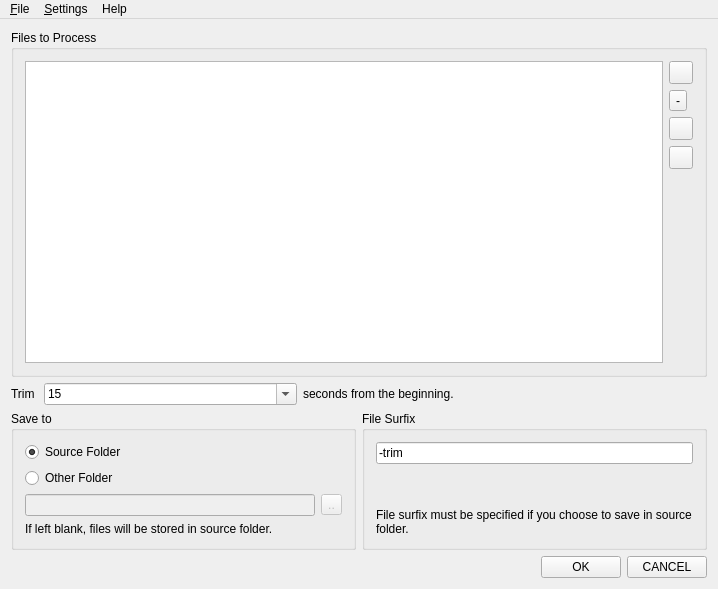
<?xml version="1.0" encoding="UTF-8"?>
<ui version="4.0">
 <class>MainWindow</class>
 <widget class="QMainWindow" name="MainWindow">
  <property name="geometry">
   <rect>
    <x>0</x>
    <y>0</y>
    <width>718</width>
    <height>589</height>
   </rect>
  </property>
  <property name="acceptDrops">
   <bool>true</bool>
  </property>
  <property name="windowTitle">
   <string>TrimStart</string>
  </property>
  <widget class="QWidget" name="centralWidget">
   <layout class="QVBoxLayout" name="verticalLayout_4">
    <item>
     <widget class="QGroupBox" name="groupBox_2">
      <property name="title">
       <string>Files to Process</string>
      </property>
      <layout class="QHBoxLayout" name="horizontalLayout_5">
       <item>
        <layout class="QHBoxLayout" name="horizontalLayout_4">
         <item>
          <widget class="QListWidget" name="listWidget_files">
           <property name="acceptDrops">
            <bool>true</bool>
           </property>
           <property name="dragDropMode">
            <enum>QAbstractItemView::DropOnly</enum>
           </property>
           <property name="selectionMode">
            <enum>QAbstractItemView::MultiSelection</enum>
           </property>
          </widget>
         </item>
         <item>
          <layout class="QGridLayout" name="gridLayout_2">
           <item row="0" column="0">
            <widget class="QToolButton" name="btn_add_file">
             <property name="toolTip">
              <string>&lt;html&gt;&lt;head/&gt;&lt;body&gt;&lt;p&gt;Add Media Files&lt;/p&gt;&lt;/body&gt;&lt;/html&gt;</string>
             </property>
             <property name="text">
              <string/>
             </property>
             <property name="icon">
              <iconset resource="resource.qrc">
               <normaloff>:/ic/res/icon/ic_add_black_48dp.png</normaloff>:/ic/res/icon/ic_add_black_48dp.png</iconset>
             </property>
            </widget>
           </item>
           <item row="4" column="0">
            <spacer name="verticalSpacer">
             <property name="orientation">
              <enum>Qt::Vertical</enum>
             </property>
             <property name="sizeHint" stdset="0">
              <size>
               <width>20</width>
               <height>40</height>
              </size>
             </property>
            </spacer>
           </item>
           <item row="1" column="0">
            <widget class="QToolButton" name="btn_remove_file">
             <property name="toolTip">
              <string>&lt;html&gt;&lt;head/&gt;&lt;body&gt;&lt;p&gt;Remove Selected Entries&lt;/p&gt;&lt;/body&gt;&lt;/html&gt;</string>
             </property>
             <property name="text">
              <string>-</string>
             </property>
             <property name="icon">
              <iconset resource="resource.qrc">
               <normaloff>:/ic/res/icon/ic_remove_black_48dp.png</normaloff>:/ic/res/icon/ic_remove_black_48dp.png</iconset>
             </property>
            </widget>
           </item>
           <item row="2" column="0">
            <widget class="QToolButton" name="btn_selectAll">
             <property name="toolTip">
              <string>&lt;html&gt;&lt;head/&gt;&lt;body&gt;&lt;p&gt;Select All&lt;/p&gt;&lt;/body&gt;&lt;/html&gt;</string>
             </property>
             <property name="text">
              <string/>
             </property>
             <property name="icon">
              <iconset resource="resource.qrc">
               <normaloff>:/ic/res/icon/ic_border_all_black_48dp.png</normaloff>:/ic/res/icon/ic_border_all_black_48dp.png</iconset>
             </property>
            </widget>
           </item>
           <item row="3" column="0">
            <widget class="QToolButton" name="btn_selectNone">
             <property name="toolTip">
              <string>&lt;html&gt;&lt;head/&gt;&lt;body&gt;&lt;p&gt;Clear Selection&lt;/p&gt;&lt;/body&gt;&lt;/html&gt;</string>
             </property>
             <property name="text">
              <string/>
             </property>
             <property name="icon">
              <iconset resource="resource.qrc">
               <normaloff>:/ic/res/icon/ic_border_clear_black_48dp.png</normaloff>:/ic/res/icon/ic_border_clear_black_48dp.png</iconset>
             </property>
            </widget>
           </item>
          </layout>
         </item>
        </layout>
       </item>
      </layout>
     </widget>
    </item>
    <item>
     <layout class="QHBoxLayout" name="horizontalLayout">
      <item>
       <widget class="QLabel" name="label_2">
        <property name="text">
         <string>Trim </string>
        </property>
       </widget>
      </item>
      <item>
       <widget class="QComboBox" name="comboBox_secends_to_trim">
        <property name="sizePolicy">
         <sizepolicy hsizetype="Expanding" vsizetype="Fixed">
          <horstretch>0</horstretch>
          <verstretch>0</verstretch>
         </sizepolicy>
        </property>
        <property name="minimumSize">
         <size>
          <width>80</width>
          <height>0</height>
         </size>
        </property>
        <property name="editable">
         <bool>true</bool>
        </property>
        <item>
         <property name="text">
          <string>15</string>
         </property>
        </item>
        <item>
         <property name="text">
          <string>30</string>
         </property>
        </item>
       </widget>
      </item>
      <item>
       <widget class="QLabel" name="label_3">
        <property name="text">
         <string>seconds from the beginning.</string>
        </property>
       </widget>
      </item>
      <item>
       <spacer name="horizontalSpacer">
        <property name="orientation">
         <enum>Qt::Horizontal</enum>
        </property>
        <property name="sizeHint" stdset="0">
         <size>
          <width>40</width>
          <height>20</height>
         </size>
        </property>
       </spacer>
      </item>
     </layout>
    </item>
    <item>
     <layout class="QHBoxLayout" name="horizontalLayout_6">
      <item>
       <widget class="QGroupBox" name="groupBox">
        <property name="title">
         <string>Save to</string>
        </property>
        <layout class="QVBoxLayout" name="verticalLayout_2">
         <item>
          <layout class="QVBoxLayout" name="verticalLayout">
           <item>
            <widget class="QRadioButton" name="radio_original_folder">
             <property name="text">
              <string>Source Folder</string>
             </property>
             <property name="checked">
              <bool>true</bool>
             </property>
            </widget>
           </item>
           <item>
            <widget class="QRadioButton" name="radio_other_folder">
             <property name="text">
              <string>Other Folder</string>
             </property>
            </widget>
           </item>
           <item>
            <layout class="QHBoxLayout" name="horizontalLayout_2">
             <item>
              <widget class="QLineEdit" name="lineedit_folder_path">
               <property name="enabled">
                <bool>false</bool>
               </property>
              </widget>
             </item>
             <item>
              <widget class="QToolButton" name="btn_choose_path">
               <property name="enabled">
                <bool>false</bool>
               </property>
               <property name="text">
                <string>..</string>
               </property>
              </widget>
             </item>
            </layout>
           </item>
           <item>
            <widget class="QLabel" name="label">
             <property name="text">
              <string>If left blank, files will be stored in source folder.</string>
             </property>
             <property name="wordWrap">
              <bool>true</bool>
             </property>
            </widget>
           </item>
          </layout>
         </item>
        </layout>
       </widget>
      </item>
      <item>
       <widget class="QGroupBox" name="groupBox_3">
        <property name="title">
         <string>File Surfix</string>
        </property>
        <layout class="QVBoxLayout" name="verticalLayout_3">
         <item>
          <widget class="QLineEdit" name="lineEdit_file_surfix">
           <property name="text">
            <string>-trim</string>
           </property>
          </widget>
         </item>
         <item>
          <widget class="QLabel" name="label_4">
           <property name="sizePolicy">
            <sizepolicy hsizetype="Preferred" vsizetype="Preferred">
             <horstretch>0</horstretch>
             <verstretch>0</verstretch>
            </sizepolicy>
           </property>
           <property name="text">
            <string>File surfix must be specified if you choose to save in source folder.</string>
           </property>
           <property name="alignment">
            <set>Qt::AlignBottom|Qt::AlignLeading|Qt::AlignLeft</set>
           </property>
           <property name="wordWrap">
            <bool>true</bool>
           </property>
          </widget>
         </item>
        </layout>
       </widget>
      </item>
     </layout>
    </item>
    <item>
     <layout class="QHBoxLayout" name="horizontalLayout_3">
      <item>
       <spacer name="horizontalSpacer_2">
        <property name="orientation">
         <enum>Qt::Horizontal</enum>
        </property>
        <property name="sizeHint" stdset="0">
         <size>
          <width>40</width>
          <height>20</height>
         </size>
        </property>
       </spacer>
      </item>
      <item>
       <widget class="QPushButton" name="btn_ok">
        <property name="text">
         <string>OK</string>
        </property>
       </widget>
      </item>
      <item>
       <widget class="QPushButton" name="btn_cancel">
        <property name="text">
         <string>CANCEL</string>
        </property>
       </widget>
      </item>
     </layout>
    </item>
   </layout>
  </widget>
  <widget class="QMenuBar" name="menuBar">
   <property name="geometry">
    <rect>
     <x>0</x>
     <y>0</y>
     <width>718</width>
     <height>25</height>
    </rect>
   </property>
   <widget class="QMenu" name="menuFile">
    <property name="title">
     <string>&amp;File</string>
    </property>
    <addaction name="actionAdd_Files"/>
    <addaction name="actionRemove"/>
    <addaction name="separator"/>
    <addaction name="actionExit_2"/>
   </widget>
   <widget class="QMenu" name="menuConfig">
    <property name="title">
     <string>&amp;Settings</string>
    </property>
    <addaction name="actionLocate_ffmpeg_exe"/>
    <addaction name="separator"/>
    <addaction name="actionGet_ffmpeg_exe"/>
   </widget>
   <widget class="QMenu" name="menuHelp">
    <property name="title">
     <string>Help</string>
    </property>
    <addaction name="actionAbout"/>
    <addaction name="separator"/>
    <addaction name="actionAboutQt"/>
    <addaction name="actionAbout_FFmpeg"/>
   </widget>
   <addaction name="menuFile"/>
   <addaction name="menuConfig"/>
   <addaction name="menuHelp"/>
  </widget>
  <action name="actionAdd_Files">
   <property name="icon">
    <iconset resource="resource.qrc">
     <normaloff>:/ic/res/icon/ic_add_black_48dp.png</normaloff>:/ic/res/icon/ic_add_black_48dp.png</iconset>
   </property>
   <property name="text">
    <string>&amp;Add Files...</string>
   </property>
  </action>
  <action name="actionRemove">
   <property name="icon">
    <iconset resource="resource.qrc">
     <normaloff>:/ic/res/icon/ic_remove_black_48dp.png</normaloff>:/ic/res/icon/ic_remove_black_48dp.png</iconset>
   </property>
   <property name="text">
    <string>&amp;Remove Selected Entries...</string>
   </property>
  </action>
  <action name="actionExit_2">
   <property name="icon">
    <iconset resource="resource.qrc">
     <normaloff>:/ic/res/icon/ic_exit_to_app_black_48dp.png</normaloff>:/ic/res/icon/ic_exit_to_app_black_48dp.png</iconset>
   </property>
   <property name="text">
    <string>E&amp;xit</string>
   </property>
  </action>
  <action name="actionLocate_ffmpeg_exe">
   <property name="icon">
    <iconset resource="resource.qrc">
     <normaloff>:/ic/res/icon/ic_extension_black_48dp.png</normaloff>:/ic/res/icon/ic_extension_black_48dp.png</iconset>
   </property>
   <property name="text">
    <string>Locate ffmpeg.exe</string>
   </property>
  </action>
  <action name="actionGet_ffmpeg_exe">
   <property name="icon">
    <iconset resource="resource.qrc">
     <normaloff>:/ic/res/icon/ic_public_black_48dp.png</normaloff>:/ic/res/icon/ic_public_black_48dp.png</iconset>
   </property>
   <property name="text">
    <string>Get FFmpeg</string>
   </property>
  </action>
  <action name="actionAboutQt">
   <property name="icon">
    <iconset resource="resource.qrc">
     <normaloff>:/ic/res/icon/ic_error_outline_black_48dp.png</normaloff>:/ic/res/icon/ic_error_outline_black_48dp.png</iconset>
   </property>
   <property name="text">
    <string>&amp;About Qt ...</string>
   </property>
   <property name="toolTip">
    <string> About Qt</string>
   </property>
  </action>
  <action name="actionAbout_FFmpeg">
   <property name="icon">
    <iconset resource="resource.qrc">
     <normaloff>:/ic/res/icon/ic_link_black_48dp.png</normaloff>:/ic/res/icon/ic_link_black_48dp.png</iconset>
   </property>
   <property name="text">
    <string>About &amp;FFmpeg</string>
   </property>
  </action>
  <action name="actionAbout">
   <property name="icon">
    <iconset resource="resource.qrc">
     <normaloff>:/ic/res/icon/ic_info_outline_black_48dp.png</normaloff>:/ic/res/icon/ic_info_outline_black_48dp.png</iconset>
   </property>
   <property name="text">
    <string>About ...</string>
   </property>
  </action>
 </widget>
 <layoutdefault spacing="6" margin="11"/>
 <resources>
  <include location="resource.qrc"/>
 </resources>
 <connections>
  <connection>
   <sender>radio_other_folder</sender>
   <signal>toggled(bool)</signal>
   <receiver>btn_choose_path</receiver>
   <slot>setEnabled(bool)</slot>
   <hints>
    <hint type="sourcelabel">
     <x>161</x>
     <y>390</y>
    </hint>
    <hint type="destinationlabel">
     <x>162</x>
     <y>413</y>
    </hint>
   </hints>
  </connection>
 </connections>
</ui>
